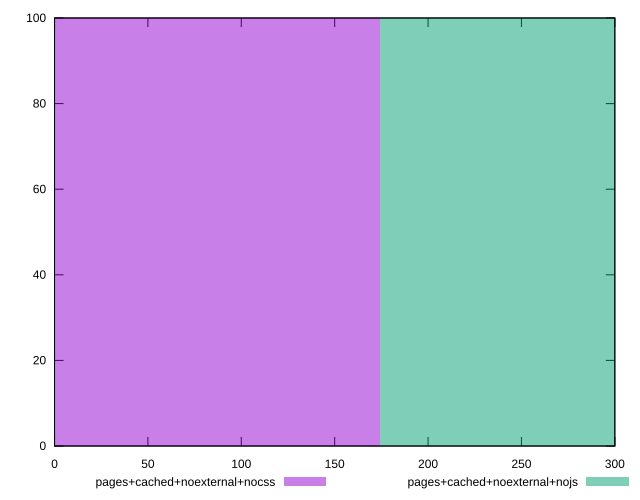

Write gnuplot code to recreate this figure.
reset

$pagesCachedNoexternalNocss <<EOF
0 100
EOF

$pagesCachedNoexternalNojs <<EOF
349.01414899532705 100
EOF

set key outside below
set boxwidth 349.01414899532705
set xrange [0:300]
set yrange [0:100]
set trange [0:100]
set style fill transparent solid 0.5 noborder
set terminal svg size 640, 500 enhanced background rgb 'white'
set output "reprap/unused-css-rules/comparison/histogram/9_vs_10.svg"

plot $pagesCachedNoexternalNocss title "pages+cached+noexternal+nocss" with boxes, \
     $pagesCachedNoexternalNojs title "pages+cached+noexternal+nojs" with boxes

reset
